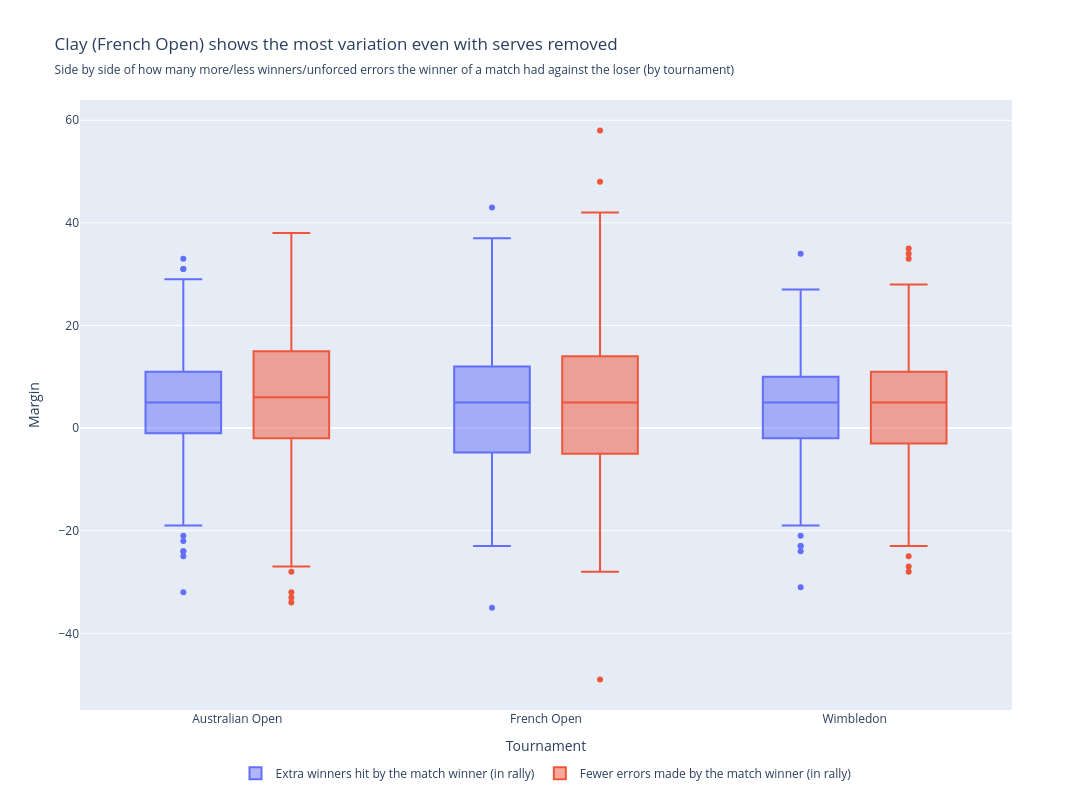

Notebook code for this chart:
### Markdown cell above
Once aces and double faults are removed, the median wniners margin drops from +7 to +5, and the general shape is less spread (IQR, range, outliers). In contrast, the median errors margin barely changes from +6 to +5, with the IQR only slightly shrinking (14 to -3 becoming 13 to -3.5). This is a meaningful finding: that the serve is an extremely large portion of playing winning tennis. Once the serve is removed, the two margins are quite close to identical, implying that both playstyles are at a pretty even playing field. 

We then check if this rally-only pattern still holds up by surface.

### Code cell
fig2_rally = px.box(df_long_rally, x="tournament_name", y="margin", color="metric",
            title="Clay (French Open) shows the most variation even with serves removed",
            subtitle="Side by side of how many more/less winners/unforced errors the winner of a match had against the loser (by tournament)",
            labels = {
                "metric": "",
                "margin": "Margin",
                "tournament_name": "Tournament",
            },
            width=1200,
            height=800,
            )

fig2_rally.update_layout(
    # move the legend from the side to the bottom
    legend=dict(
        orientation="h",  
        yanchor="top",
        y=-0.08, 
        xanchor="center",
        x=0.5
    )
)

fig2_rally.show()

### Figure 1 — Plotly figure (JSON) as saved in the notebook; plotly's stock layout.template omitted (floating-point values rounded to 4 significant figures; data arrays with more than 128 entries replaced by an {"elided": "..."} marker saying what was removed)
{"data": [{"alignmentgroup": "True", "hovertemplate": "=Extra winners hit by the match winner (in rally)<br>Tournament=%{x}<br>Margin=%{y}<extra></extra>", "legendgroup": "Extra winners hit by the match winner (in rally)", "marker": {"color": "#636efa"}, "name": "Extra winners hit by the match winner (in rally)", "notched": false, "offsetgroup": "Extra winners hit by the match winner (in rally)", "orientation": "v", "showlegend": true, "type": "box", "x": {"elided": "712 str values"}, "x0": " ", "xaxis": "x", "y": {"elided": "712 int values"}, "y0": " ", "yaxis": "y"}, {"alignmentgroup": "True", "hovertemplate": "=Fewer errors made by the match winner (in rally)<br>Tournament=%{x}<br>Margin=%{y}<extra></extra>", "legendgroup": "Fewer errors made by the match winner (in rally)", "marker": {"color": "#EF553B"}, "name": "Fewer errors made by the match winner (in rally)", "notched": false, "offsetgroup": "Fewer errors made by the match winner (in rally)", "orientation": "v", "showlegend": true, "type": "box", "x": {"elided": "712 str values"}, "x0": " ", "xaxis": "x", "y": {"elided": "712 int values"}, "y0": " ", "yaxis": "y"}], "layout": {"boxmode": "group", "height": 800, "legend": {"orientation": "h", "title": {"text": ""}, "tracegroupgap": 0, "x": 0.5, "xanchor": "center", "y": -0.08, "yanchor": "top"}, "title": {"subtitle": {"text": "Side by side of how many more/less winners/unforced errors the winner of a match had against the loser (by tournament)"}, "text": "Clay (French Open) shows the most variation even with serves removed"}, "width": 1200, "xaxis": {"anchor": "y", "domain": [0, 1], "title": {"text": "Tournament"}}, "yaxis": {"anchor": "x", "domain": [0, 1], "title": {"text": "Margin"}}}}
